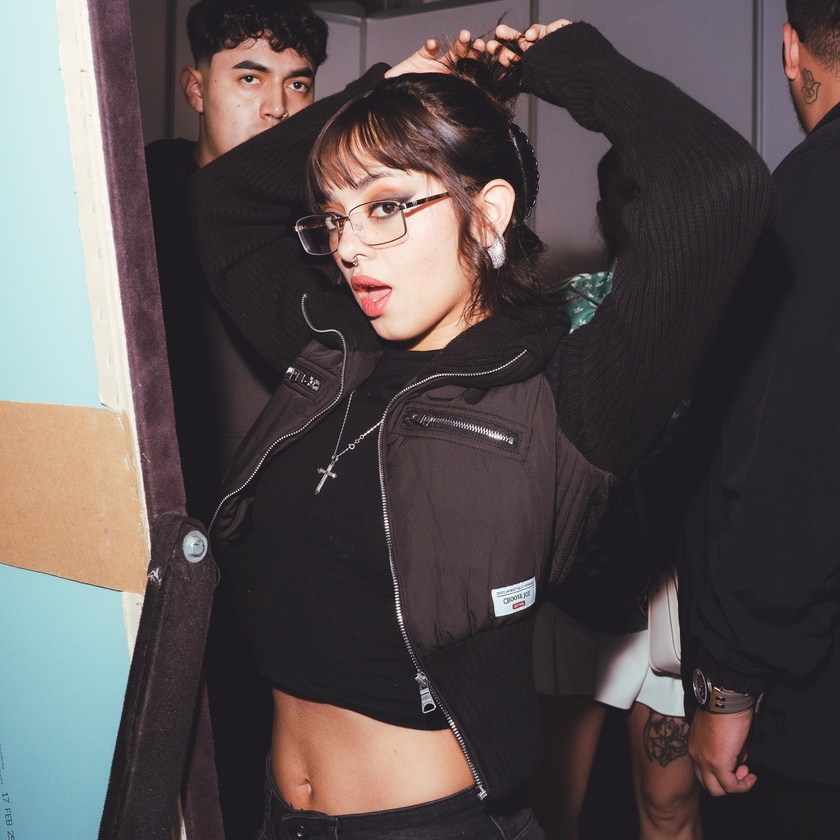
#> input picture PA 6/P16/cachirula.jpg, 840 x 840 px, shrunk from 2048 x 2048 before the run
$ python cachirula_bordes.py
#> lines starting #> are read from the running program, lines starting #| are printed output that depends on the picture
import cv2
import numpy as np

img = cv2.imread("cachirula.jpg")
#> img is the input picture: shape (840, 840, 3); mean B, G, R 80, 79.1, 87.4

kernel_x = np.array([[1,0,-1],
                     [2,0,-2],
                     [1,0,-1]])
kernel_y = np.array([[1,2,1],
                     [0,0,0],
                     [-1,-2,-1]])

gris = cv2.cvtColor(img, cv2.COLOR_BGR2GRAY)
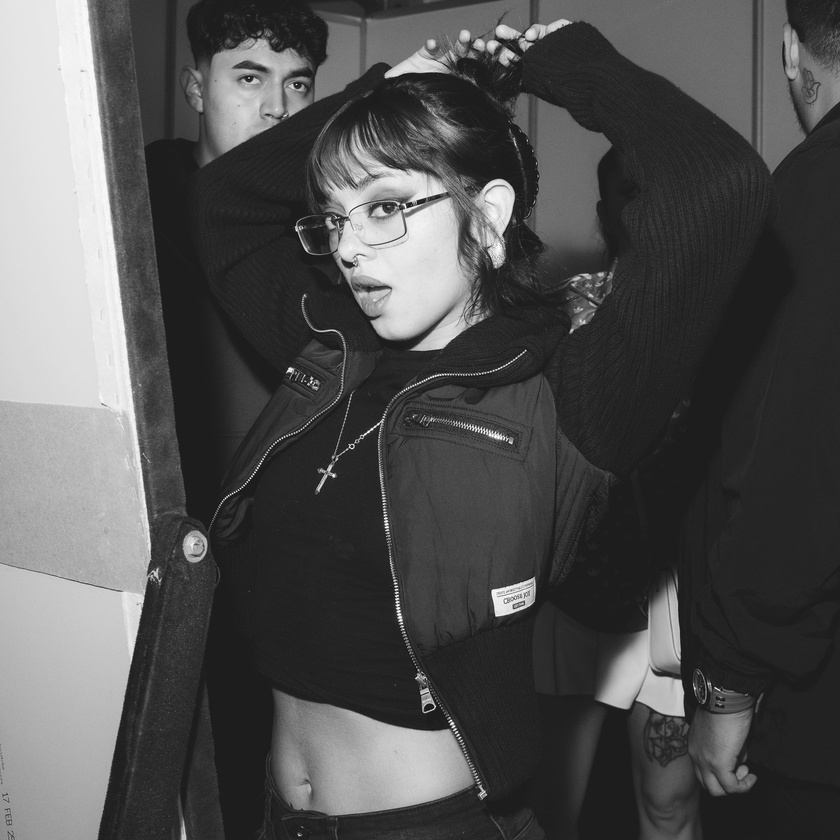
#> gris: shape (840, 840); min 6, max 255, mean 81.6

gx = cv2.filter2D(gris, -1, kernel_x)
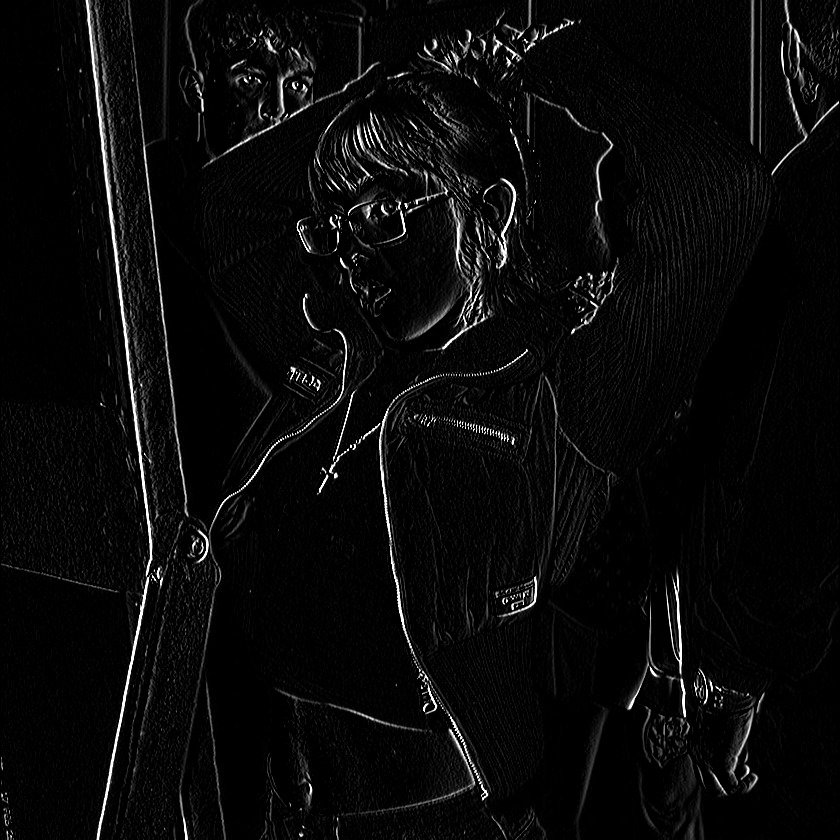
#> gx: shape (840, 840); min 0, max 255, mean 10
gy = cv2.filter2D(gris, -1, kernel_y)
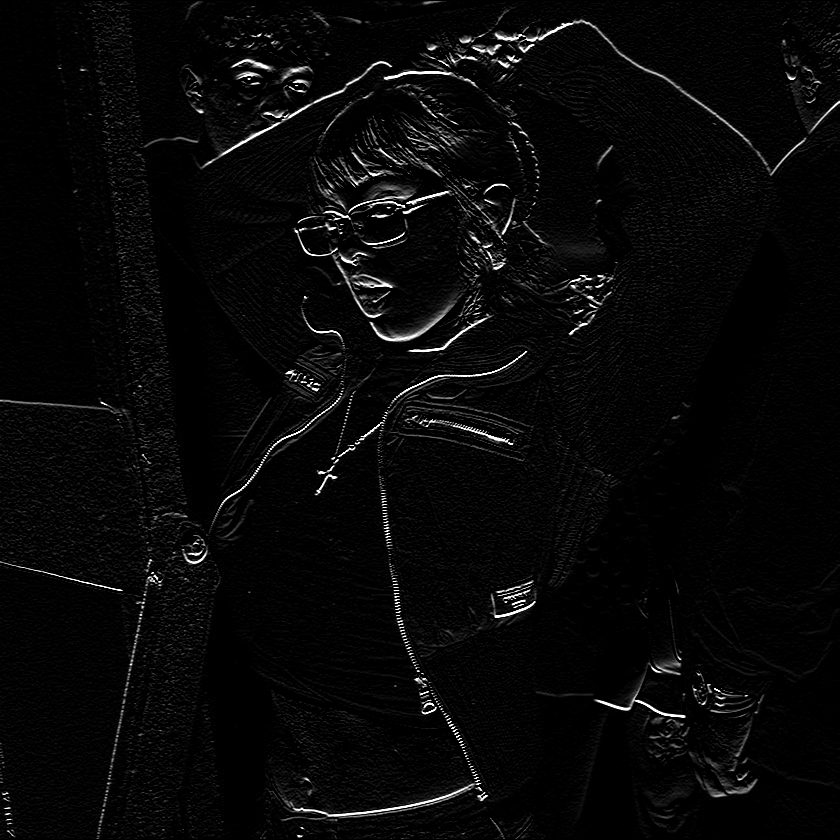
#> gy: shape (840, 840); min 0, max 255, mean 8.1

final = np.abs(gx) + np.abs(gy)
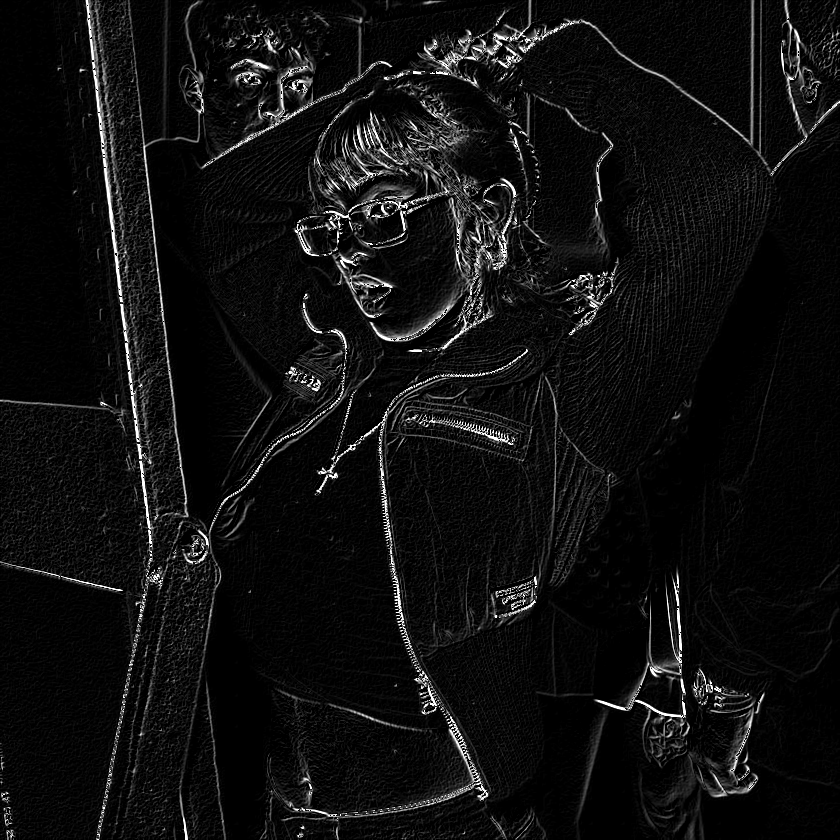
#> final: shape (840, 840); min 0, max 255, mean 16

final = cv2.erode(final, cv2.getStructuringElement(cv2.MORPH_ELLIPSE, (3,3)))
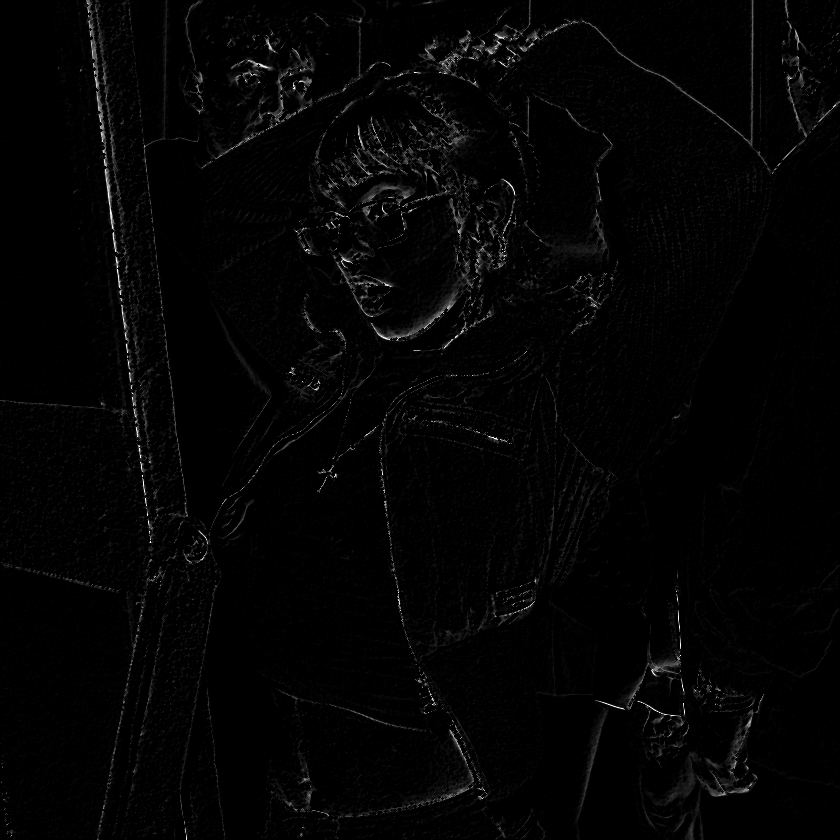
#> final: shape (840, 840); min 0, max 255, mean 3.9

final = cv2.dilate(final, cv2.getStructuringElement(cv2.MORPH_ELLIPSE, (3,3)))
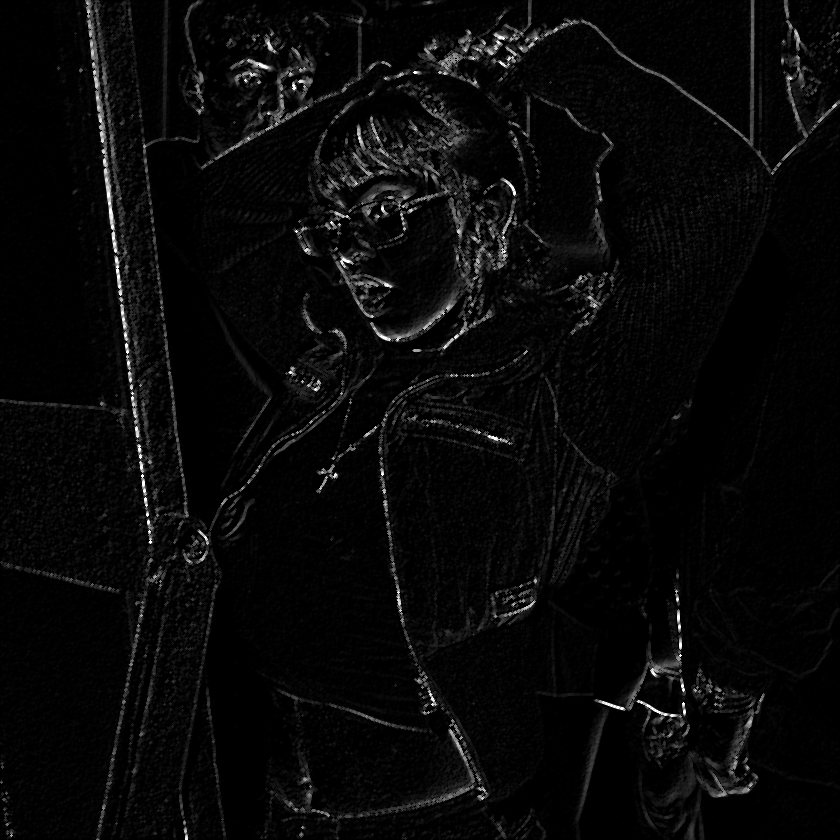
#> final: shape (840, 840); min 0, max 255, mean 8.8


cv2.imshow("Original", img)
cv2.imshow("Gx", gx)
cv2.imshow("Gy", gy)
cv2.imshow("Bordes", final)


cv2.waitKey()
